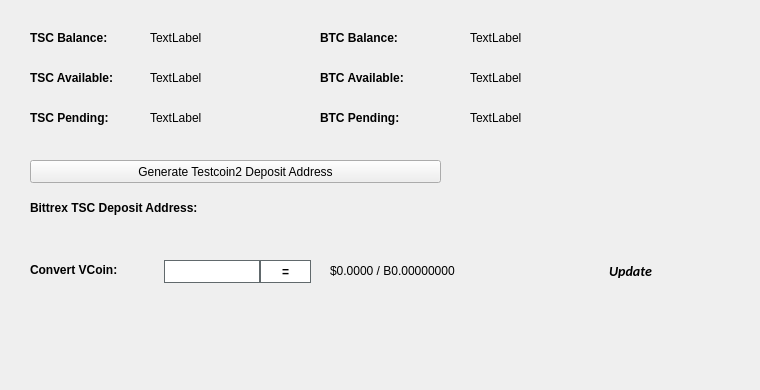
   <widget class="QWidget" name="BalanceTab">
    <attribute name="title">
     <string>Balance</string>
    </attribute>
    <widget class="QLabel" name="BitcoinBalanceLabel">
     <property name="geometry">
      <rect>
       <x>470</x>
       <y>30</y>
       <width>150</width>
       <height>16</height>
      </rect>
     </property>
     <property name="text">
      <string>TextLabel</string>
     </property>
    </widget>
    <widget class="QLabel" name="TSCBalanceLabel">
     <property name="geometry">
      <rect>
       <x>150</x>
       <y>30</y>
       <width>150</width>
       <height>16</height>
      </rect>
     </property>
     <property name="text">
      <string>TextLabel</string>
     </property>
    </widget>
    <widget class="QLabel" name="label_11">
     <property name="geometry">
      <rect>
       <x>30</x>
       <y>30</y>
       <width>101</width>
       <height>16</height>
      </rect>
     </property>
     <property name="font">
      <font>
       <weight>75</weight>
       <bold>true</bold>
      </font>
     </property>
     <property name="text">
      <string>TSC Balance:</string>
     </property>
    </widget>
    <widget class="QLabel" name="label_12">
     <property name="geometry">
      <rect>
       <x>320</x>
       <y>30</y>
       <width>101</width>
       <height>16</height>
      </rect>
     </property>
     <property name="font">
      <font>
       <weight>75</weight>
       <bold>true</bold>
      </font>
     </property>
     <property name="text">
      <string>BTC Balance:</string>
     </property>
    </widget>
    <widget class="QLabel" name="TSCAvailableLabel_2">
     <property name="geometry">
      <rect>
       <x>150</x>
       <y>70</y>
       <width>150</width>
       <height>16</height>
      </rect>
     </property>
     <property name="text">
      <string>TextLabel</string>
     </property>
    </widget>
    <widget class="QLabel" name="label_13">
     <property name="geometry">
      <rect>
       <x>30</x>
       <y>70</y>
       <width>111</width>
       <height>16</height>
      </rect>
     </property>
     <property name="font">
      <font>
       <weight>75</weight>
       <bold>true</bold>
      </font>
     </property>
     <property name="text">
      <string>TSC Available:</string>
     </property>
    </widget>
    <widget class="QLabel" name="label_14">
     <property name="geometry">
      <rect>
       <x>30</x>
       <y>110</y>
       <width>101</width>
       <height>16</height>
      </rect>
     </property>
     <property name="font">
      <font>
       <weight>75</weight>
       <bold>true</bold>
      </font>
     </property>
     <property name="text">
      <string>TSC Pending:</string>
     </property>
    </widget>
    <widget class="QLabel" name="TSCPendingLabel">
     <property name="geometry">
      <rect>
       <x>150</x>
       <y>110</y>
       <width>150</width>
       <height>16</height>
      </rect>
     </property>
     <property name="text">
      <string>TextLabel</string>
     </property>
    </widget>
    <widget class="QLabel" name="label_15">
     <property name="geometry">
      <rect>
       <x>320</x>
       <y>70</y>
       <width>111</width>
       <height>16</height>
      </rect>
     </property>
     <property name="font">
      <font>
       <weight>75</weight>
       <bold>true</bold>
      </font>
     </property>
     <property name="text">
      <string>BTC Available:</string>
     </property>
    </widget>
    <widget class="QLabel" name="BitcoinAvailableLabel">
     <property name="geometry">
      <rect>
       <x>470</x>
       <y>70</y>
       <width>150</width>
       <height>16</height>
      </rect>
     </property>
     <property name="text">
      <string>TextLabel</string>
     </property>
    </widget>
    <widget class="QLabel" name="label_31">
     <property name="geometry">
      <rect>
       <x>320</x>
       <y>110</y>
       <width>111</width>
       <height>16</height>
      </rect>
     </property>
     <property name="font">
      <font>
       <weight>75</weight>
       <bold>true</bold>
      </font>
     </property>
     <property name="text">
      <string>BTC Pending:</string>
     </property>
    </widget>
    <widget class="QLabel" name="BitcoinPendingLabel">
     <property name="geometry">
      <rect>
       <x>470</x>
       <y>110</y>
       <width>150</width>
       <height>16</height>
      </rect>
     </property>
     <property name="text">
      <string>TextLabel</string>
     </property>
    </widget>
    <widget class="QLabel" name="label_33">
     <property name="geometry">
      <rect>
       <x>30</x>
       <y>200</y>
       <width>221</width>
       <height>16</height>
      </rect>
     </property>
     <property name="font">
      <font>
       <weight>75</weight>
       <bold>true</bold>
      </font>
     </property>
     <property name="text">
      <string>Bittrex TSC Deposit Address:</string>
     </property>
    </widget>
    <widget class="QPushButton" name="GenDepositBTN">
     <property name="geometry">
      <rect>
       <x>30</x>
       <y>160</y>
       <width>411</width>
       <height>23</height>
      </rect>
     </property>
     <property name="text">
      <string>Generate Testcoin2 Deposit Address</string>
     </property>
     <property name="icon">
      <iconset resource="../testcoin2.qrc">
       <normaloff>:/icons/bitcoin</normaloff>:/icons/bitcoin</iconset>
     </property>
    </widget>
    <widget class="QLabel" name="DepositAddressLabel">
     <property name="geometry">
      <rect>
       <x>200</x>
       <y>200</y>
       <width>261</width>
       <height>16</height>
      </rect>
     </property>
     <property name="palette">
      <palette>
       <active>
        <colorrole role="WindowText">
         <brush brushstyle="SolidPattern">
          <color alpha="255">
           <red>0</red>
           <green>0</green>
           <blue>0</blue>
          </color>
         </brush>
        </colorrole>
        <colorrole role="Text">
         <brush brushstyle="SolidPattern">
          <color alpha="255">
           <red>0</red>
           <green>0</green>
           <blue>255</blue>
          </color>
         </brush>
        </colorrole>
       </active>
       <inactive>
        <colorrole role="WindowText">
         <brush brushstyle="SolidPattern">
          <color alpha="255">
           <red>0</red>
           <green>0</green>
           <blue>0</blue>
          </color>
         </brush>
        </colorrole>
        <colorrole role="Text">
         <brush brushstyle="SolidPattern">
          <color alpha="255">
           <red>0</red>
           <green>0</green>
           <blue>255</blue>
          </color>
         </brush>
        </colorrole>
       </inactive>
       <disabled>
        <colorrole role="WindowText">
         <brush brushstyle="SolidPattern">
          <color alpha="255">
           <red>120</red>
           <green>120</green>
           <blue>120</blue>
          </color>
         </brush>
        </colorrole>
        <colorrole role="Text">
         <brush brushstyle="SolidPattern">
          <color alpha="255">
           <red>120</red>
           <green>120</green>
           <blue>120</blue>
          </color>
         </brush>
        </colorrole>
       </disabled>
      </palette>
     </property>
     <property name="font">
      <font>
       <weight>75</weight>
       <bold>true</bold>
      </font>
     </property>
     <property name="text">
      <string/>
     </property>
     <property name="alignment">
      <set>Qt::AlignRight|Qt::AlignTrailing|Qt::AlignVCenter</set>
     </property>
     <property name="textInteractionFlags">
      <set>Qt::LinksAccessibleByMouse|Qt::TextSelectableByKeyboard|Qt::TextSelectableByMouse</set>
     </property>
    </widget>
    <widget class="QLabel" name="label_8">
     <property name="geometry">
      <rect>
       <x>460</x>
       <y>300</y>
       <width>281</width>
       <height>81</height>
      </rect>
     </property>
     <property name="text">
      <string/>
     </property>
     <property name="pixmap">
      <pixmap>:/images/bittrex</pixmap>
     </property>
    </widget>
    <widget class="QWidget" name="widgetConversion" native="true">
     <property name="geometry">
      <rect>
       <x>0</x>
       <y>250</y>
       <width>751</width>
       <height>43</height>
      </rect>
     </property>
     <property name="minimumSize">
      <size>
       <width>0</width>
       <height>43</height>
      </size>
     </property>
     <property name="styleSheet">
      <string notr="true"/>
     </property>
     <widget class="QPushButton" name="btnUpdateMarketData">
      <property name="geometry">
       <rect>
        <x>575</x>
        <y>0</y>
        <width>111</width>
        <height>41</height>
       </rect>
      </property>
      <property name="sizePolicy">
       <sizepolicy hsizetype="Expanding" vsizetype="Expanding">
        <horstretch>0</horstretch>
        <verstretch>0</verstretch>
       </sizepolicy>
      </property>
      <property name="font">
       <font>
        <family>calibri</family>
        <pointsize>-1</pointsize>
        <weight>75</weight>
        <italic>true</italic>
        <bold>true</bold>
       </font>
      </property>
      <property name="styleSheet">
       <string notr="true">margin:0px;text-align:center;padding:2px;border-radius:3px;font-style:italic;width:100px;font-size:14px;font-family:calibri;font-weight:600;</string>
      </property>
      <property name="text">
       <string>Update</string>
      </property>
      <property name="iconSize">
       <size>
        <width>150</width>
        <height>35</height>
       </size>
      </property>
      <property name="autoDefault">
       <bool>true</bool>
      </property>
      <property name="default">
       <bool>true</bool>
      </property>
     </widget>
     <widget class="QLabel" name="lblConvertVCoin">
      <property name="geometry">
       <rect>
        <x>30</x>
        <y>10</y>
        <width>131</width>
        <height>20</height>
       </rect>
      </property>
      <property name="styleSheet">
       <string notr="true"/>
      </property>
      <property name="text">
       <string>&lt;html&gt;&lt;head/&gt;&lt;body&gt;&lt;p&gt;&lt;span style=&quot; font-weight:600;&quot;&gt;Convert VCoin:&lt;/span&gt;&lt;/p&gt;&lt;/body&gt;&lt;/html&gt;</string>
      </property>
     </widget>
     <widget class="QLineEdit" name="txtConvertVCoinQty">
      <property name="geometry">
       <rect>
        <x>160</x>
        <y>10</y>
        <width>100</width>
        <height>23</height>
       </rect>
      </property>
      <property name="minimumSize">
       <size>
        <width>100</width>
        <height>23</height>
       </size>
      </property>
      <property name="maximumSize">
       <size>
        <width>100</width>
        <height>16777215</height>
       </size>
      </property>
      <property name="styleSheet">
       <string notr="true">border: 1px solid #61696c;margin-left:4px;</string>
      </property>
     </widget>
     <widget class="QPushButton" name="btnConvertTestcoin2">
      <property name="geometry">
       <rect>
        <x>260</x>
        <y>10</y>
        <width>51</width>
        <height>23</height>
       </rect>
      </property>
      <property name="minimumSize">
       <size>
        <width>0</width>
        <height>23</height>
       </size>
      </property>
      <property name="styleSheet">
       <string notr="true">border:1px solid #61696c;background:white;font-weight:600;</string>
      </property>
      <property name="text">
       <string>=</string>
      </property>
     </widget>
     <widget class="QLabel" name="lblConvertVCoinResults">
      <property name="geometry">
       <rect>
        <x>330</x>
        <y>0</y>
        <width>201</width>
        <height>41</height>
       </rect>
      </property>
      <property name="styleSheet">
       <string notr="true"/>
      </property>
      <property name="text">
       <string>$0.0000 / B0.00000000</string>
      </property>
     </widget>
     <widget class="QLabel" name="iconOverviewUpdateWait">
      <property name="geometry">
       <rect>
        <x>670</x>
        <y>10</y>
        <width>24</width>
        <height>24</height>
       </rect>
      </property>
      <property name="text">
       <string/>
      </property>
      <property name="pixmap">
       <pixmap resource="../testcoin2.qrc">:/icons/transaction_1</pixmap>
      </property>
      <property name="scaledContents">
       <bool>true</bool>
      </property>
      <property name="alignment">
       <set>Qt::AlignCenter</set>
      </property>
     </widget>
    </widget>
   </widget>
